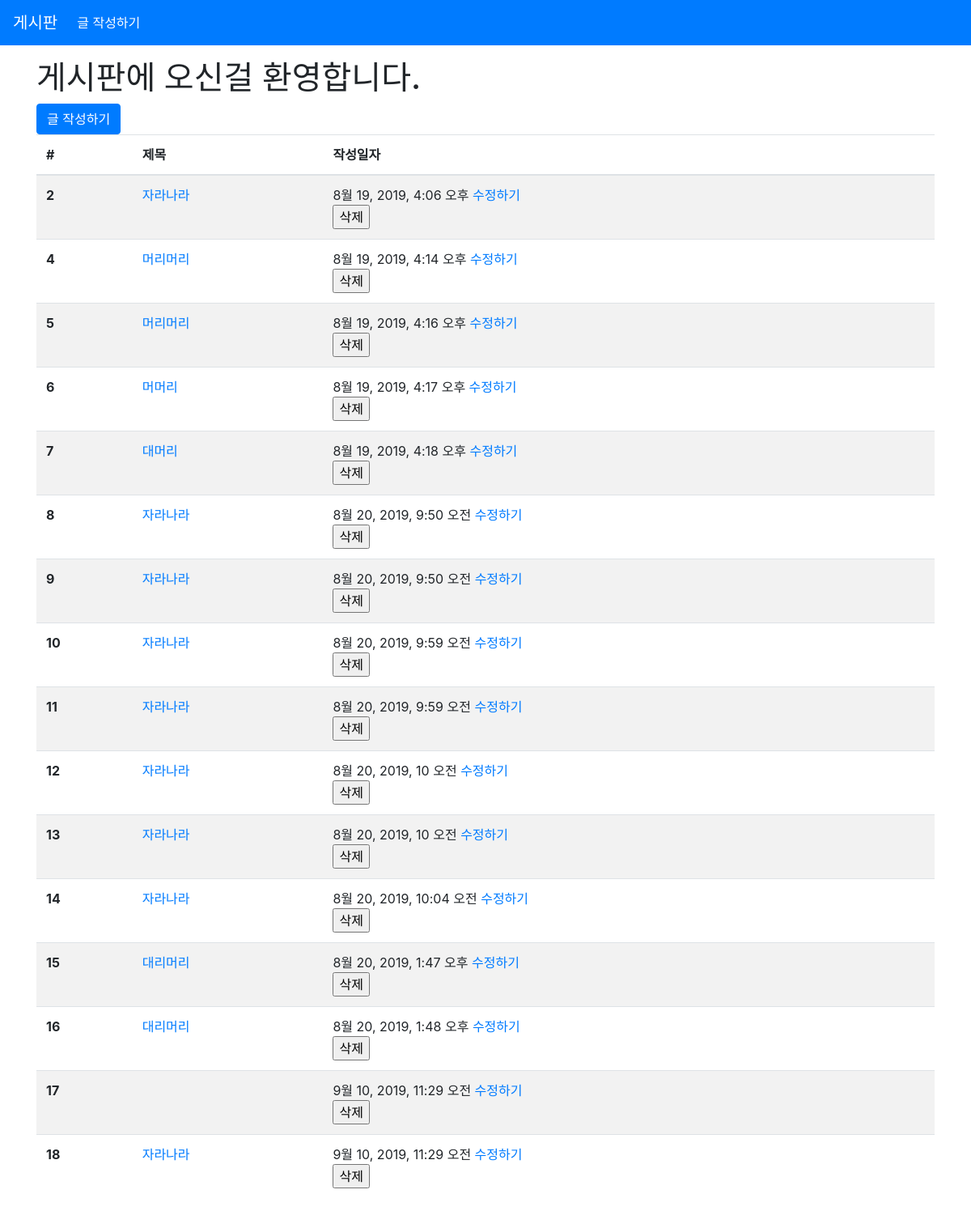
/articles/, run on an earlier commit of the app's database.
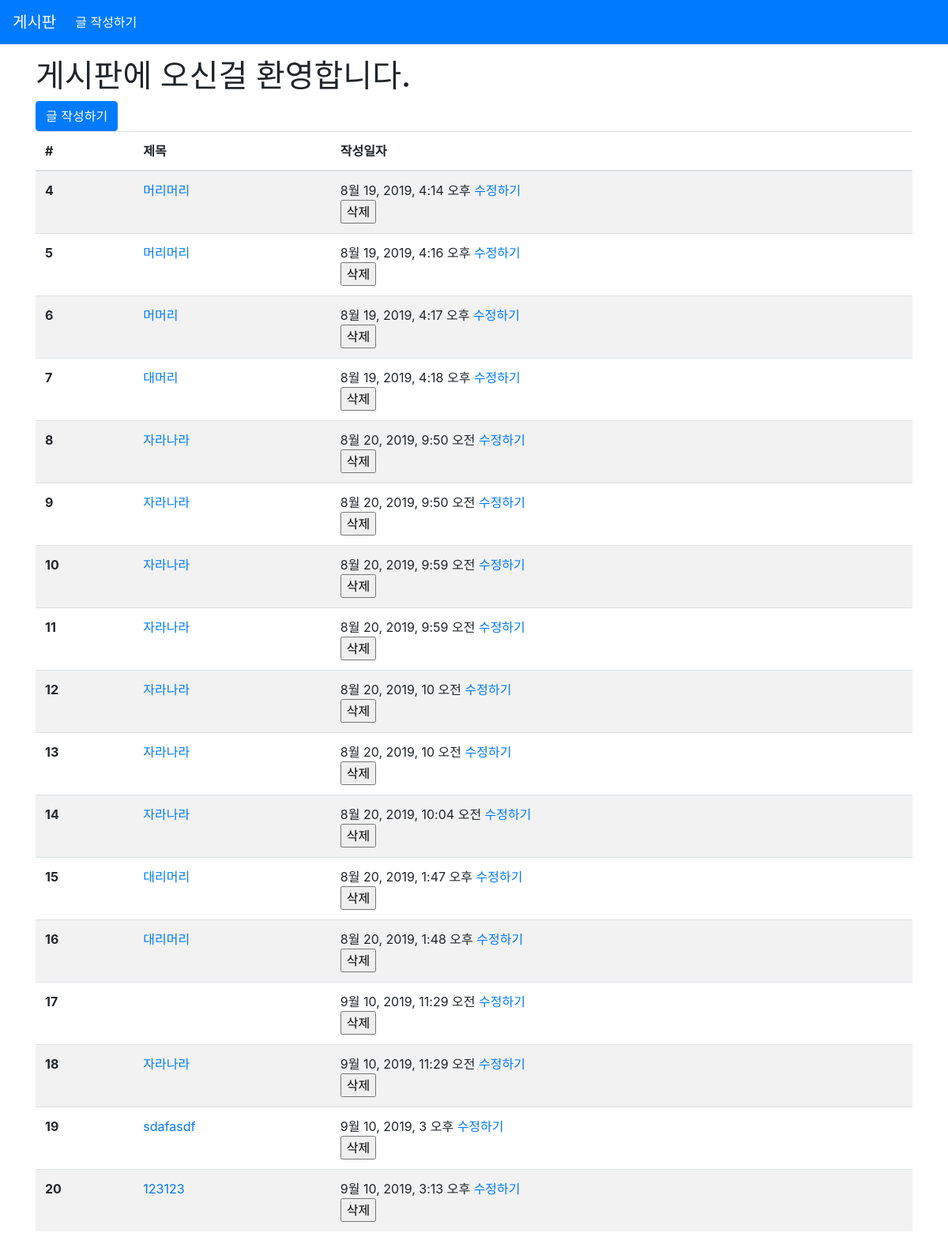
And on a later commit of the database.
### articles/models.py (models this page shows, shortened)
class Article(models.Model):
    title = models.CharField(max_length=10)
    content = models.TextField()
    created_at = models.DateTimeField(auto_now_add=True)
    updated_at = models.DateTimeField(auto_now=True)

### articles/views.py (the view)
# urls.py: path('', views.index, name='index'),
def index(request):
    articles = Article.objects.all()
    context = {
        'articles' : articles
    }
    return render(request, 'articles/index.html', context)

### articles/templates/articles/index.html (shortened to what this page needs)
{% extends 'articles/base.html' %}
{% block body %}
<h1>게시판에 오신걸 환영합니다.</h1>
<a href="{% url 'articles:create' %}" class="btn btn-primary">글 작성하기</a>
<table class="table table-striped">
  <thead>
    <tr>
      <th scope="col">#</th>
      <th scope="col">제목</th>
      <th scope="col">작성일자</th>
    </tr>
  </thead>
  <tbody>
    {% for article in articles %}
    <tr>
      <th scope="row">{{ article.id }}</th>
      <td><a href="/articles/{{ article.pk }}/">{{ article.title }}</a></td>
      <td>
        {{ article.created_at }}
        <a href="{% url 'articles:update' article.pk %}">수정하기</a>
        <form action="{% url 'articles:delete' article.pk %}" method="POST" oneclick="return confirm('진짜 지울래?')">
          <input type="submit" value="삭제">
        </form>
      </td>
    </tr>
    {% endfor %}
  </tbody>
</table>
{% endblock %}

What changed in the data, as far as the page shows it:
removed Article: id "2", title "자라나라", created_at "8월 19, 2019, 4:06 오후"
added Article: id "19", title "sdafasdf", created_at "9월 10, 2019, 3 오후"
added Article: id "20", title "123123", created_at "9월 10, 2019, 3:13 오후"
